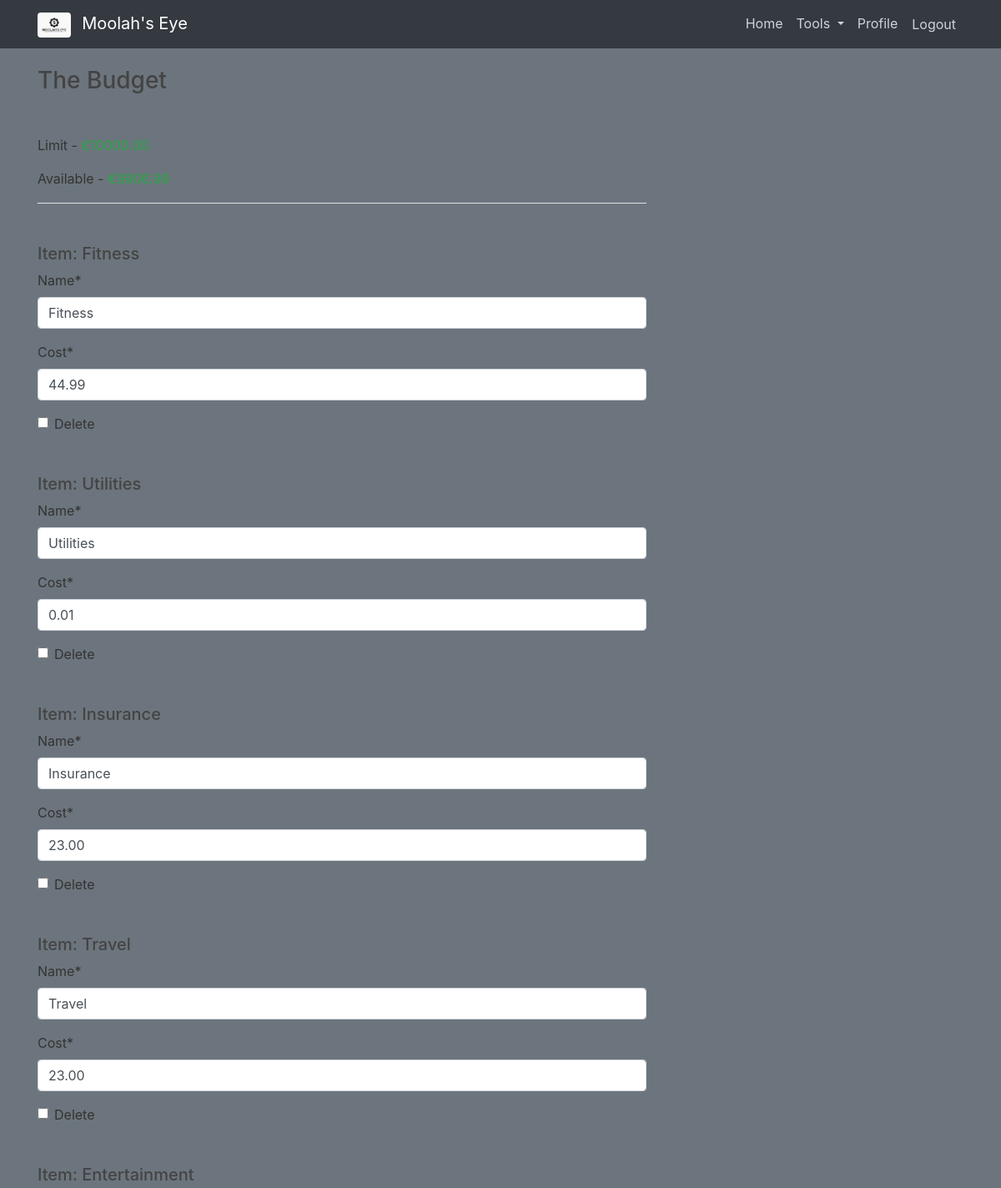
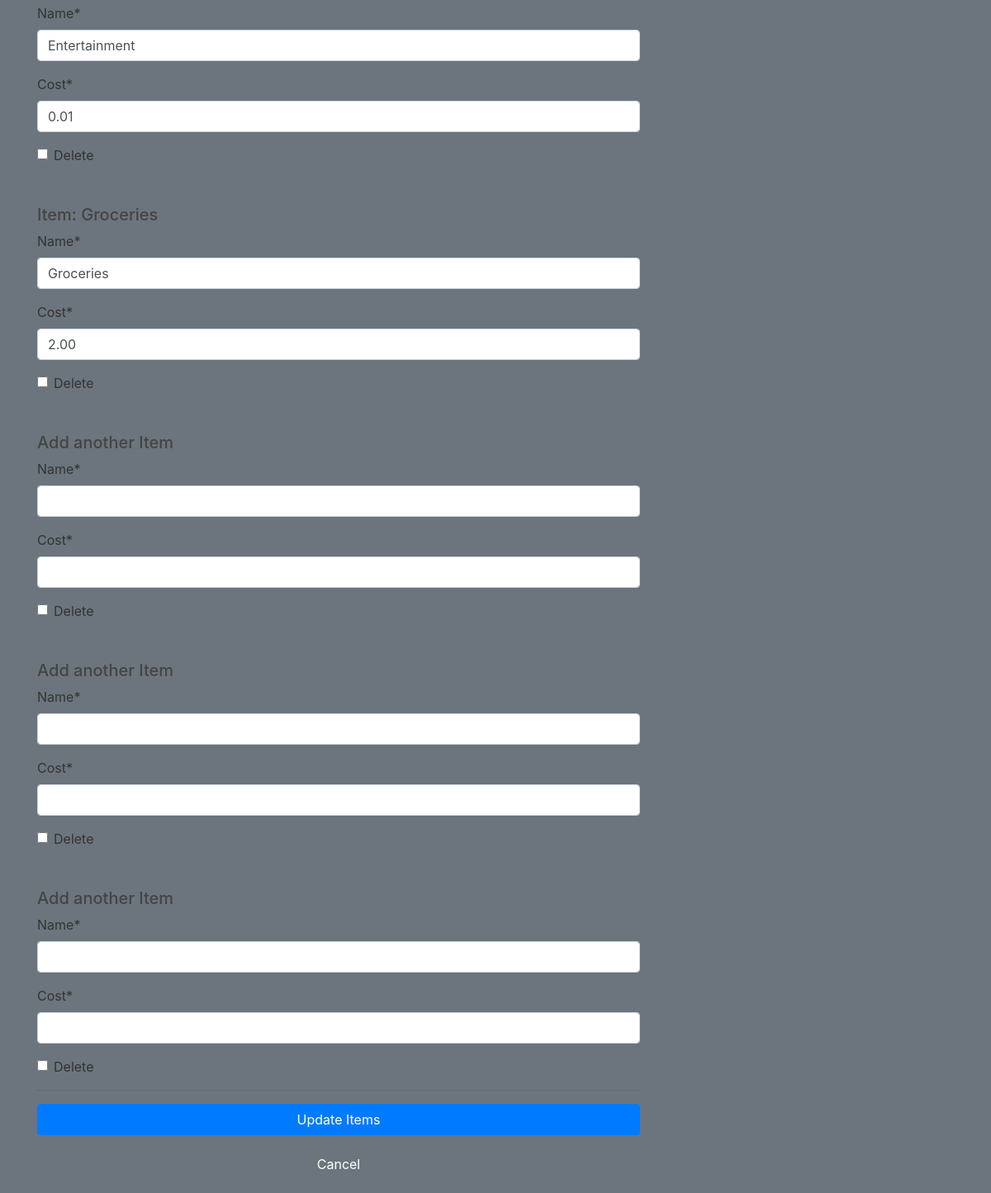
The app's page /budget/12/items/edit/ (signed in) with its own data (2 pictures, top to bottom).
### budgets/models.py (models this page shows, shortened)
class Budget(models.Model):
    name = models.CharField(max_length=32, unique=True, blank=False)
    limit = models.DecimalField(max_digits=10, decimal_places=2)
    date_created = models.DateTimeField(default=timezone.now)
    creator = models.ForeignKey(User, on_delete=models.CASCADE)
    def get_absolute_url(self):
        return reverse('budgets-detail', kwargs = {'pk': self.pk})
    def total_item_costs(self):
        return sum(item.cost for item in self.item_set.all())
    def remaining_limit(self):
        used = self.total_item_costs()
        remaining = self.limit - used
        return remaining

class Item(models.Model):
    name = models.CharField(max_length=32)
    cost = models.DecimalField(max_digits=10, decimal_places=2)
    budget = models.ForeignKey(Budget, on_delete=models.CASCADE)

### budgets/views.py (the view, shortened to what this page needs)
# urls.py: path('budget/<int:pk>/items/edit/', EditBudgetItemsView.as_view(), name='edit-items'),
class EditBudgetItemsView(LoginRequiredMixin, UserPassesTestMixin, SingleObjectMixin, FormView):
    model = Budget
    template_name = 'budgets/budget_items_edit.html'
    def test_func(self):
        budget = self.get_object()
        return self.request.user == budget.creator
    def get_context_data(self, **kwargs):
        context = super().get_context_data(**kwargs)
        context["title"] = "Edit Items"
        return context
    def get(self, request, *args, **kwargs):
        self.object = self.get_object(queryset=Budget.objects.all())
        return super().get(request, *args, **kwargs)
    def get_form(self, form_class=None):
        return BudgetItemsFormset(**self.get_form_kwargs(), instance=self.object)

### budgets/templates/budgets/budget_items_edit.html (shortened to what this page needs)
{% extends 'budgets/base.html' %}
{% load crispy_forms_tags %}
{% block content %}
<form action="" method="post" enctype="multipart/form-data">
    <h3 class="mb-5">{{object.name}}</h3>
    <div class="article-metadata">
        <p>Limit - <span class="text-success">&euro;{{ object.limit}}</span></p>
        <p>Available - <span class="text-success">&euro;{{ object.remaining_limit}}</span></p>
    </div>
    {% for item_form in form.forms %}
        <h5 class="mt-5">
            {% if item_form.instance.id %}
                Item: {{item_form.instance.name|title}}
            {% else %}
                {% if form.forms|length > 1 %}
                    Add another Item
                {% else %}
                    Add an Item
                {% endif %}
            {% endif %}
        </h5>
        {{item_form|crispy}}
    {% endfor %}
    <hr>
    <p>
        <button type="submit" value="Update collection" class="btn btn-primary w-100 mb-3">
            Update Items
        </button>
        <a href="{{ object.get_absolute_url }}" role="button" class="btn btn-secondary w-100">
            Cancel
        </a>
    </p>
</form>
{% endblock content %}

### budgets/static/budgets/css/main.css (style rules this page uses)
body { background: #fafafa; color: #333333; margin-top: 5rem; }
h1, h2, h3, h4, h5, h6 { color: #444444; }
.article-metadata { padding-bottom: 1px; margin-bottom: 4px; border-bottom: 1px solid #e3e3e3 }

### records on screen
Budget: name "The Budget"
Item: instance.name "Fitness"
Item: instance.name "Utilities"
Item: instance.name "Insurance"
Item: instance.name "Travel"
Item: instance.name "Entertainment"
Item: instance.name "Groceries"
